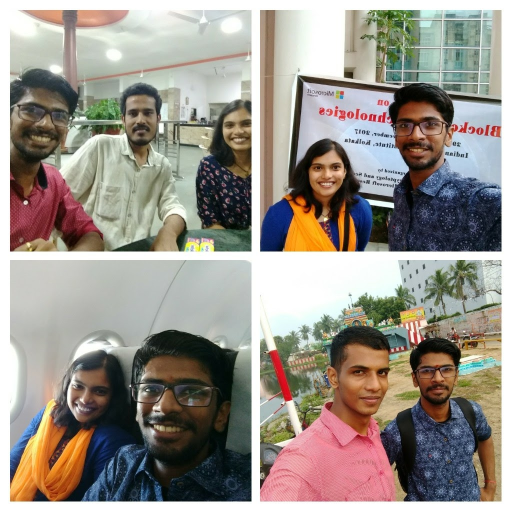
#> input picture friendss.jpg, 1024 x 1024 px (shown at 1/2 size)
$ jupyter execute --allow-errors Measures.ipynb   (Python 2 division)
#> lines starting #> are read from the running program, lines starting #| are printed output that depends on the picture; long printed decimals are rounded
##  How would you evaluate the performance of this scheme?

### PSNR and MSE is a measure to evaluvate the performance of this scheme

[cell 1]
from PIL import Image
import numpy as np

### Original Image

[cell 2]
hfile = Image.open("friendss.jpg")
#> hfile is the input picture: PIL image 1024x1024 RGB; mean R, G, B 152.4, 145.8, 137.5
width = 500
height = 420
# use one of these filter options to resize the image
original_image  = hfile.resize((width, height), Image.NEAREST)
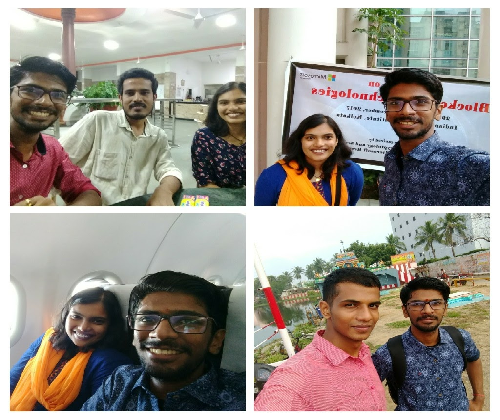
#> original_image: PIL image 500x420 RGB; mean R, G, B 152.5, 145.9, 137.6
original_image

### Decrypted Image

#> (a cell that did not finish here is left out)

### Orginal image converted to matrix

[cell 4]
Ro = np.zeros((width, height))
#> Ro: shape (500, 420) float64; every value is 0
Go = np.zeros((width, height))
Bo = np.zeros((width, height))

for i in range(0, width):
        for j in range(0, height):
            r, g, b = original_image.getpixel((i,j))
            Ro[i,j] = r
            Go[i,j] = g
            Bo[i,j] = b
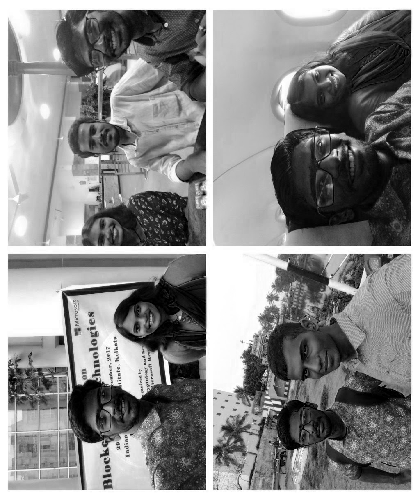
#> Bo: shape (500, 420) float64; min 0, max 255, mean 137.6
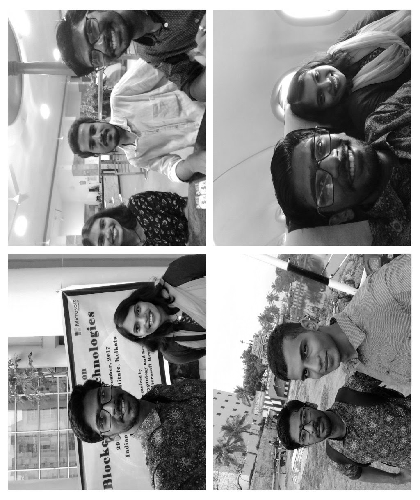
#> Go: shape (500, 420) float64; min 0, max 255, mean 145.9
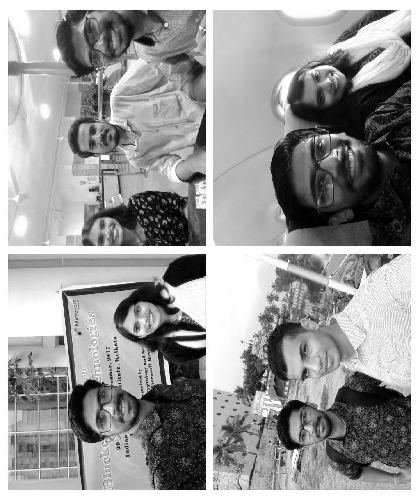
#> Ro: shape (500, 420) float64; min 0, max 255, mean 152.5

### Decrypted image converted to matrix

[cell 5]
Rd = np.zeros((width, height))
Gd = np.zeros((width, height))
Bd = np.zeros((width, height))

#> (the rest of this cell did not finish here and is left out)

[cell 6]
def mse(O,D,width,height):
#> called with width = 500, height = 420
    mse = 0
    for i in range(0, width):
        for j in range(0, height):
            mse += (O[i,j] - D[i,j])**2
#> after the loop, mse = 6.2e+09
    return (1.0/(width*height)) * mse

[cell 7]
MSE_R = mse(Ro,Rd,width,height)
#> MSE_R = 29524.7
MSE_G = mse(Go,Gd,width,height)
#> MSE_G = 27467.8
MSE_B = mse(Bo,Bd,width,height)
#> MSE_B = 25457.4

[cell 8]
print 'MSE for Red channel',MSE_R ,'--MSE for Green channel', MSE_G, '--MSE for Blue channel',MSE_B
#| MSE for Red channel 29524.728 --MSE for Green channel 27467.817 --MSE for Blue channel 25457.368

[cell 9]
Average_MSE = (MSE_R + MSE_G + MSE_B)/3
#> Average_MSE = 27483.3
Average_MSE
#> Out = 27483.3

[cell 10]
def psnr(MSE):
#> called with MSE = 27483.3
    PSNR = 20 * np.log10(255/np.sqrt(MSE))
#> PSNR = 3.74
    return PSNR

[cell 11]
PSNR = psnr(Average_MSE)
#> PSNR = 3.74
PSNR
#> Out = 3.74
